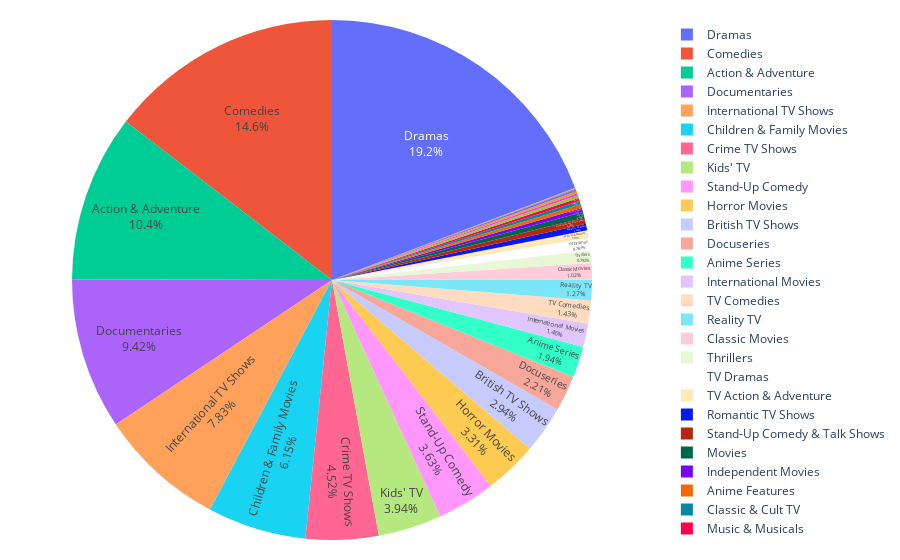

Source (notebook cell):
### Markdown cell above
## genre

### Code cell
import plotly.graph_objects as go
ratio_total   = list(df.groupby(['genre'],as_index=False).agg(genre_count=('show_id','count')).loc[:,'genre_count'])
labels_total  = list(df.groupby(['genre'],as_index=False).agg(genre_count=('show_id','count')).loc[:,'genre'])

# pull is given as a fraction of the pie radius
fig = go.Figure(data=[go.Pie(labels=labels_total, values=ratio_total)])
fig.update_layout(margin=dict(t=20, b=20, l=10, r=20))
fig.update_traces(textposition='inside', textinfo='percent+label')
fig.show()

### Figure 1 — Plotly figure (JSON) as saved in the notebook; plotly's stock layout.template omitted (floating-point values rounded to 4 significant figures)
{"data": [{"labels": ["Action & Adventure", "Anime Features", "Anime Series", "British TV Shows", "Children & Family Movies", "Classic & Cult TV", "Classic Movies", "Comedies", "Crime TV Shows", "Cult Movies", "Documentaries", "Docuseries", "Dramas", "Horror Movies", "Independent Movies", "International Movies", "International TV Shows", "Kids' TV", "LGBTQ Movies", "Movies", "Music & Musicals", "Reality TV", "Romantic Movies", "Romantic TV Shows", "Sci-Fi & Fantasy", "Spanish-Language TV Shows", "Sports Movies", "Stand-Up Comedy", "Stand-Up Comedy & Talk Shows", "TV Action & Adventure", "TV Comedies", "TV Dramas", "TV Horror", "TV Sci-Fi & Fantasy", "TV Shows", "Thrillers"], "textinfo": "percent+label", "textposition": "inside", "type": "pie", "values": [813, 19, 152, 230, 481, 17, 80, 1140, 354, 11, 737, 173, 1505, 259, 20, 114, 613, 308, 1, 28, 15, 99, 3, 31, 13, 2, 1, 284, 30, 37, 112, 60, 10, 1, 9, 62]}], "layout": {"margin": {"b": 20, "l": 10, "r": 20, "t": 20}}}
